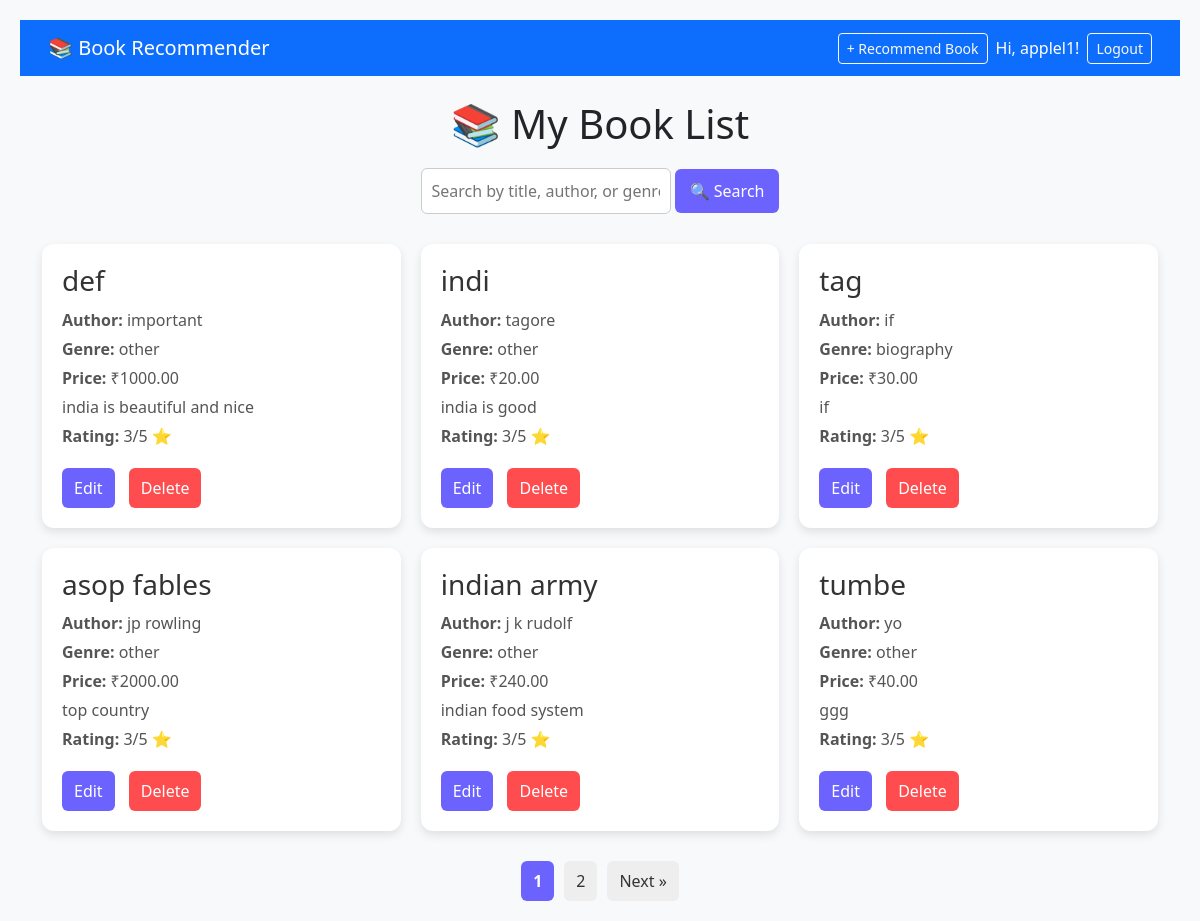
The app's page / (signed in) with its own data.
### books/models.py (models this page shows, shortened)
class Book(models.Model):
    GENRE_CHOICES = [
        ('fiction', 'Fiction'),
        ('non-fiction', 'Non-Fiction'),
        ('mystery', 'Mystery'),
        ('sci-fi', 'Sci-Fi'),
        ('biography', 'Biography'),
        ('fantasy', 'Fantasy'),
        ('romance', 'Romance'),
        ('history', 'History'),
        ('other', 'Other'),
    ]
    title = models.CharField(max_length=200)
    author = models.CharField(max_length=200)
    price = models.DecimalField(max_digits=6, decimal_places=2, default=0.00)
    description = models.TextField(blank=True)
    genre = models.CharField(max_length=20, choices=GENRE_CHOICES, default='other')
    rating = models.IntegerField(default=3)

### books/views.py (the view)
# urls.py: path('', login_required(views.book_list), name='book_list'),  # ✅ force login
@login_required
def book_list(request):
    query = request.GET.get('q')
    books = Book.objects.all()
    if query:
        books = books.filter(
            Q(title__icontains=query) |
            Q(author__icontains=query) |
            Q(genre__icontains=query)
        )
    paginator = Paginator(books, 6)  # Show 6 books per page
    page_number = request.GET.get('page')
    page_obj = paginator.get_page(page_number)
    return render(request, 'books/book_list.html', {
        'page_obj': page_obj,
        'query': query
    })

### books/templates/books/book_list.html (shortened to what this page needs)
{% extends 'books/base.html' %}
{% block content %}
<div class="header">
    <h1>📚 My Book List</h1>
    <form method="GET" action="" style="margin-top: 20px;">
        <input type="text" name="q" placeholder="Search by title, author, or genre" value="{{ query|default:'' }}"
               style="padding: 10px; width: 250px; border-radius: 6px; border: 1px solid #ccc;">
        <button type="submit" style="padding: 10px 15px; background: #6c63ff; color: white; border: none; border-radius: 6px;">
            🔍 Search
        </button>
    </form>
</div>
<div class="book-grid">
    {% for book in page_obj %}
        <div class="book-card">
            <div>
                <h3>{{ book.title }}</h3>
                <p><strong>Author:</strong> {{ book.author }}</p>
                <p><strong>Genre:</strong> {{ book.genre }}</p>
                <p><strong>Price:</strong> ₹{{ book.price }}</p>
                {% if book.description %}
                    <p>{{ book.description|truncatewords:20 }}</p>
                {% endif %}
                {% if book.rating %}
                    <p><strong>Rating:</strong> {{ book.rating }}/5 ⭐</p>
                {% endif %}
            </div>
            {% if user.is_authenticated %}
                <div class="actions">
                    <a href="{% url 'edit-book' book.id %}">Edit</a>
                    <a href="{% url 'delete-book' book.id %}" class="delete">Delete</a>
                </div>
            {% endif %}
        </div>
    {% empty %}
        <p style="text-align:center;">No books found.</p>
    {% endfor %}
</div>
{% if page_obj.has_other_pages %}
    <div class="pagination">
        {% for num in page_obj.paginator.page_range %}
            {% if page_obj.number == num %}
                <span class="current">{{ num }}</span>
            {% elif num > page_obj.number|add:'-3' and num < page_obj.number|add:'3' %}
                <a href="?page={{ num }}{% if query %}&q={{ query }}{% endif %}">{{ num }}</a>
            {% endif %}
        {% endfor %}
        {% if page_obj.has_next %}
            <a href="?page={{ page_obj.next_page_number }}{% if query %}&q={{ query }}{% endif %}">Next »</a>
        {% endif %}
    </div>
{% endif %}
{% endblock %}

### books/templates/books/base.html (shortened to what this page needs)
<!DOCTYPE html>
<html lang="en">
<head>
    <link href="https://cdn.jsdelivr.net/npm/bootstrap@5.3.0/dist/css/bootstrap.min.css" rel="stylesheet">
</head>
<body class="bg-light">
<nav class="navbar navbar-expand-lg navbar-dark bg-primary mb-4 px-3">
    <div class="container-fluid">
        <a class="navbar-brand" href="{% url 'book_list' %}">📚 Book Recommender</a>
        <div class="d-flex align-items-center gap-2">
            {% if user.is_authenticated %}
                <a href="{% url 'add-book' %}" class="btn btn-outline-light btn-sm">+ Recommend Book</a>
                <span class="text-white">Hi, {{ user.username }}!</span>
                <form action="{% url 'logout' %}" method="post" style="display:inline;">
                    <button type="submit" class="btn btn-outline-light btn-sm">Logout</button>
                </form>
            {% else %}
                <a href="{% url 'login' %}" class="btn btn-outline-light btn-sm">Login</a>
                <a href="{% url 'signup' %}" class="btn btn-outline-light btn-sm">Sign Up</a>
            {% endif %}
        </div>
    </div>
</nav>
<div class="container">
    {% block content %}
    {% endblock %}
</div>
</body>
</html>

### books/templates/books/book_list.html (style rules this page uses)
body { font-family: 'Segoe UI', sans-serif; background: #f0f2f5; margin: 0; padding: 20px; }
.header { text-align: center; margin-bottom: 30px; }
.book-grid { display: grid; grid-template-columns: repeat(auto-fit, minmax(280px, 1fr)); gap: 20px; max-width: 1200px; margin: 0 auto; }
.book-card { background: #fff; border-radius: 12px; box-shadow: 0 4px 10px rgba(0, 0, 0, 0.1); padding: 20px; display: flex; flex-direction: column; justify-content: space-between; }
.book-card h3 { margin: 0 0 10px; color: #333; }
.book-card p { margin: 5px 0; color: #555; }
.book-card .actions { margin-top: 15px; }
.book-card .actions a { display: inline-block; margin-right: 10px; text-decoration: none; padding: 8px 12px; border-radius: 6px; background: #6c63ff; color: white; transition: background 0.3s ease; }
.book-card .actions a.delete { background: #ff4d4f; }
.pagination { display: flex; justify-content: center; margin-top: 30px; }
.pagination a, .pagination span { margin: 0 5px; padding: 8px 12px; border-radius: 6px; background: #eee; text-decoration: none; color: #333; }
.pagination .current { background: #6c63ff; color: white; font-weight: bold; }

### records on screen
Book: title "def", author "important", genre "other", price "1000.00", description "india is beautiful and nice", rating "3"
Book: title "indi", author "tagore", genre "other", price "20.00", description "india is good", rating "3"
Book: title "tag", author "if", genre "biography", price "30.00", description "if", rating "3"
Book: title "asop fables", author "jp rowling", genre "other", price "2000.00", description "top country", rating "3"
Book: title "indian army", author "j k rudolf", genre "other", price "240.00", description "indian food system", rating "3"
Book: title "tumbe", author "yo", genre "other", price "40.00", description "ggg", rating "3"

### other values on screen
{{ user.username }} "applel1"
{{ num }} "1"
{{ num }} "2"
